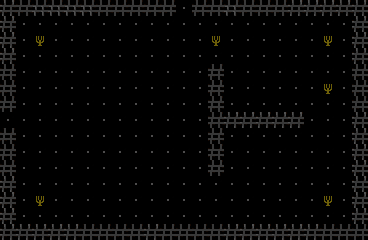

This game map was drawn from its Tiled (.tmx) file and the tilesets committed beside it. A one-line description and the trimmed map source follow:
An orthogonal 23x15 tile map with 16x16 px tiles, 1 tile layer (Capa de patrones 1) and 14 objects.

<map version="1.10" tiledversion="1.12.2" orientation="orthogonal" renderorder="right-down" width="23" height="15" tilewidth="16" tileheight="16" infinite="0" nextlayerid="4" nextobjectid="47">
 <tileset firstgid="1" name="tileset" tilewidth="16" tileheight="16" tilecount="64" columns="8">
  <image source="../tileset/tileset.png" width="128" height="128" />
 </tileset>
 <layer id="1" name="Capa de patrones 1" width="23" height="15">
  <data>[345 cells, 345 non-empty, 5 distinct tile ids]</data>
 </layer>
 <objectgroup id="3" name="spawnEnemigo">
  <object id="36" x="320" y="192" width="16" height="16" />
  <object id="37" x="320" y="32" width="16" height="16" />
  <object id="38" x="32" y="32" width="16" height="16" />
  <object id="39" x="32" y="192" width="16" height="16" />
  <object id="45" x="240" y="80" width="16" height="16" />
  <object id="46" x="240" y="144" width="16" height="16" />
 </objectgroup>
 <objectgroup id="2" name="colisiones">
  <object id="28" x="0" y="16" width="16" height="96" />
  <object id="29" x="0" y="0" width="176" height="16" />
  <object id="30" x="192" y="0" width="176" height="16" />
  <object id="31" x="352" y="16" width="16" height="224" />
  <object id="32" x="0" y="224" width="352" height="16" />
  <object id="33" x="0" y="128" width="16" height="96" />
  <object id="43" x="208" y="64" width="16" height="112" />
  <object id="44" x="224" y="112" width="80" height="16" />
 </objectgroup>
</map>
